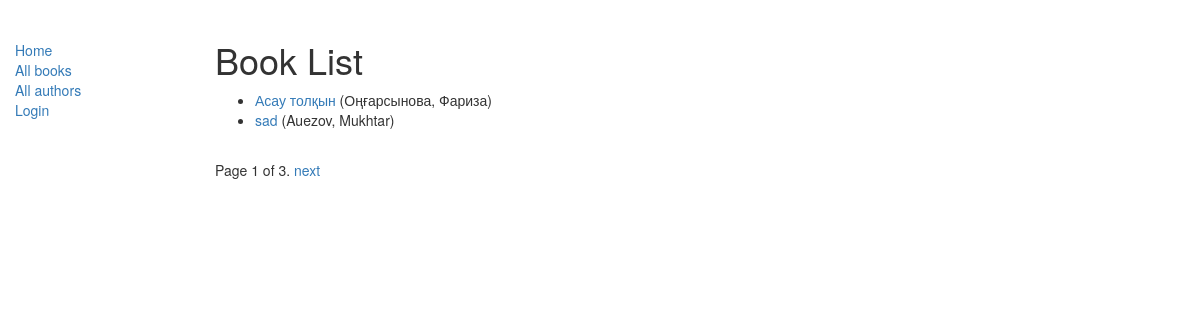
/catalog/books/, run on the app's committed database.
### catalog/models.py (models this page shows, shortened)
class Book(models.Model):
    title = models.CharField(max_length=200)
    author = models.ForeignKey('Author', on_delete=models.SET_NULL, null=True)
    summary = models.TextField(max_length=1000, help_text='Кітаптың сипаттамасын еңгізіңіз')
    isbn = models.CharField('ISBN',max_length=15, help_text='15 Character <a href="https://www.isbn-international.org/content/what-isbn">ISBN number</a>')
    genre = models.ManyToManyField(Genre, help_text='Select a genre for this book')
    def display_genre(self):
        """
        Creates a string for the Genre. This is required to display genre in Admin.
        """
        return ', '.join([ genre.name for genre in self.genre.all()[:3] ])
    display_genre.short_description = 'Genre'
    def get_absolute_url(self):
        return reverse('book-detail', args=[str(self.id)])

class Author(models.Model):
    first_name = models.CharField(max_length=100)
    last_name = models.CharField(max_length=100)
    date_of_birth = models.DateField(null=True, blank=True)
    date_of_death = models.DateField('Died', null=True, blank=True)
    class Meta:
        ordering = ["last_name","first_name"]
    def __str__(self):
        return '{0}, {1}'.format(self.last_name,self.first_name)

### catalog/views.py (the view)
# urls.py: path('books/', views.BookListView.as_view(), name='books'),
class BookListView(generic.ListView):
    model = Book
    paginate_by = 2

### catalog/templates/catalog/book_list.html
{% extends "base_generic.html" %}
{% block content %}
    <h1>Book List</h1>
    {% if book_list %}
    <ul>
      {% for book in book_list %}
      <li>
        <a href="{{ book.get_absolute_url }}">{{ book.title }}</a> ({{book.author}})
      </li>
      {% endfor %}
    </ul>
    {% else %}
      <p>There are no books in the library.</p>
    {% endif %}
{% endblock %}

### data on the page
Book: title "Асау толқын", author "Оңғарсынова, Фариза"
Book: title "sad", author "Auezov, Mukhtar"

### other printed values
{{ page_obj.number }} "1"
{{ page_obj.paginator.num_pages }} "3"
